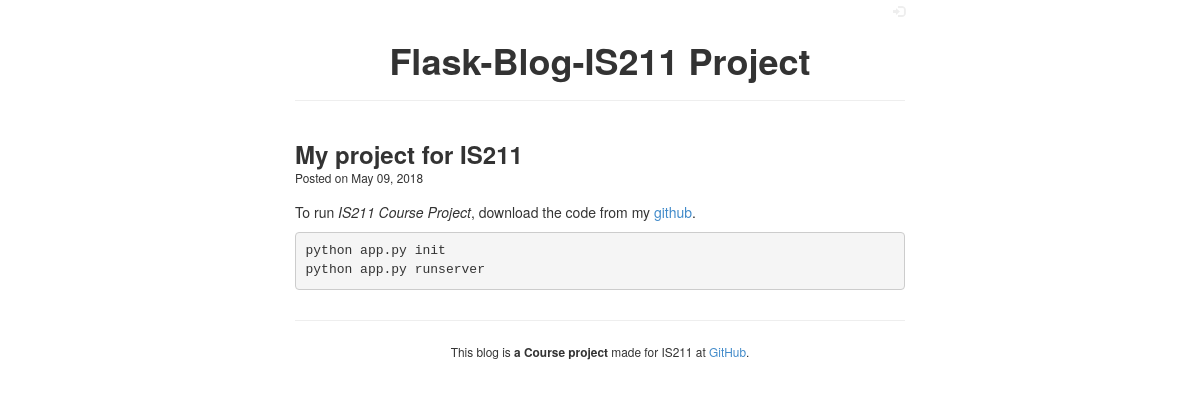
The page /2018/5/9/my-project-for-is211 on the database its author committed.
### app/models.py (models this page shows, shortened)
class Post(db.Model):
    PER_PAGE = 5
    id = db.Column(db.Integer, primary_key=True)
    created = db.Column(db.DateTime, nullable=False)
    updated = db.Column(db.DateTime, nullable=False)
    title = db.Column(db.String(256), nullable=False)
    markup = db.Column(db.String, nullable=False)
    slug = db.Column(db.String, nullable=False, unique=True)
    author_id = db.Column(
        db.Integer,
        db.ForeignKey('user.id'),
        nullable=False,
    )
    visible = db.Column(db.Boolean, default=False)
    @property
    def is_updated(self):
        return self.updated > self.created

### app/views.py (the view)
@app.route('/<path:slug>', methods=['GET', 'POST'])
def detail(slug):
    post = Post.query.filter_by(visible=True, slug=slug) \
                     .first_or_404()
    return render_template('frontend/detail.html', post=post)

### app/__init__.py (called while the page is built)
def date_pretty(value):
    return value.strftime('%B %d, %Y')

def markdown(value):
    extras = ['fenced-code-blocks', 'wiki-tables']
    return Markup(md2(value, extras=extras))

### app/templates/frontend/detail.html
{% extends "frontend/layout.html" %}
{% block content %}
<div class="row">
  <div class="col-lg-12">
    {% from "macro.html" import render_post %}
    {{ render_post(post) }}
  </div>
</div>
{% endblock %}

### app/templates/macro.html (shortened to what this page needs)
{% macro render_post(post) %}
<div id="post-title">
  <h3><strong><a href="{{ url_for('detail', slug=post.slug) }}">{{ post.title|safe }}</a></strong></h3>
</div>
<div id="post-meta">
  <small>Posted on {{ post.created|date_pretty }}</small>
</div>
<div id="post-markup">
  {{ post.markup|markdown }}
</div>
{% endmacro %}

### app/static/css/custom/frontend.css (style rules this page uses)
#post-title { margin-bottom: -10px; }
#post-title a { color: #333; }
#post-meta { margin-bottom: 15px; }

### rows shown on the page
Post: title "My project for IS211", created "May 09, 2018", markup "To run IS211 Course Project , download the code from my github . python app.py init python app.py runserver"
